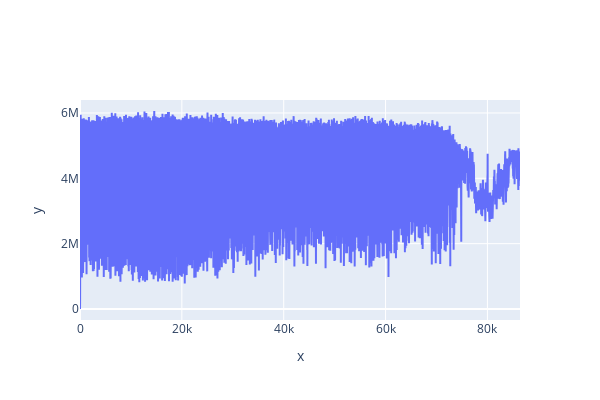

The notebook cell this image was saved under:
### Code cell
PlotSingle(y=gtc.P_g[:])

### Figure 1 — Plotly figure (JSON) as saved in the notebook; plotly's stock layout.template omitted (floating-point values rounded to 4 significant figures; data arrays with more than 128 entries replaced by an {"elided": "..."} marker saying what was removed)
{"data": [{"name": "Data", "type": "scatter", "x": {"elided": "86400 int values"}, "xaxis": "x", "y": {"elided": "86400 float values"}, "yaxis": "y"}], "layout": {"height": 400, "title": {"text": ""}, "width": 600, "xaxis": {"anchor": "y", "domain": [0, 1], "title": {"text": "x"}}, "yaxis": {"anchor": "x", "domain": [0, 1], "title": {"text": "y"}}}}
